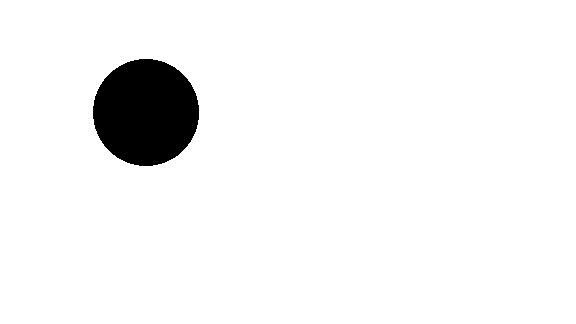
#> input picture motion1.jpg, 576 x 324 px, found by its file name; the run also reads 1 picture not shown here
$ python motion_horn_schunk_math.py
#> lines starting #> are read from the running program, lines starting #| are printed output that depends on the picture
#> further down, img1 is the input picture: shape (324, 576, 3); min 0, max 255, mean 242.8
import numpy as np
import imageio.v2 as imageio
import matplotlib.pyplot as plt

def horn_schunck(img1, img2, alpha=1.0, num_iter=100):
    """Horn-Schunck algorithm, pure numpy, for two grayscale images."""
#> called with alpha = 1, num_iter = 150
    img1 = img1.astype(np.float32)
    img2 = img2.astype(np.float32)

    fx = 0.25 * (np.roll(img1, -1, axis=1) - np.roll(img1, 1, axis=1) +
                 np.roll(img2, -1, axis=1) - np.roll(img2, 1, axis=1))
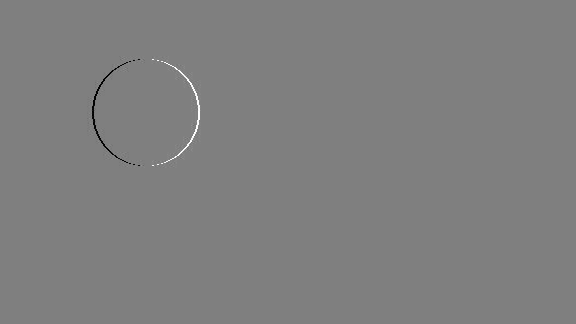
#> fx: shape (324, 576) float32; min -127.5, max 127.5, mean 0; drawn with min black and max white
    fy = 0.25 * (np.roll(img1, -1, axis=0) - np.roll(img1, 1, axis=0) +
                 np.roll(img2, -1, axis=0) - np.roll(img2, 1, axis=0))
    ft = 0.25 * (img2 - img1 +
                 np.roll(img2, -1, axis=1) - np.roll(img1, -1, axis=1) +
                 np.roll(img2, -1, axis=0) - np.roll(img1, -1, axis=0))
#> ft: shape (324, 576) float32; every value is 0

    u = np.zeros_like(img1)
    v = np.zeros_like(img1)

    for it in range(num_iter):
        u_avg = (
            np.roll(u, 1, axis=0) + np.roll(u, -1, axis=0) +
            np.roll(u, 1, axis=1) + np.roll(u, -1, axis=1)
        ) / 4.0
        v_avg = (
            np.roll(v, 1, axis=0) + np.roll(v, -1, axis=0) +
            np.roll(v, 1, axis=1) + np.roll(v, -1, axis=1)
        ) / 4.0

        der = fx * u_avg + fy * v_avg + ft
        denom = alpha**2 + fx**2 + fy**2
        u = u_avg - fx * der / denom
        v = v_avg - fy * der / denom
#> this loop made 150 passes
#> pass 1, in horn_schunck, `denom = alpha**2 + fx**2 + fy**2`:
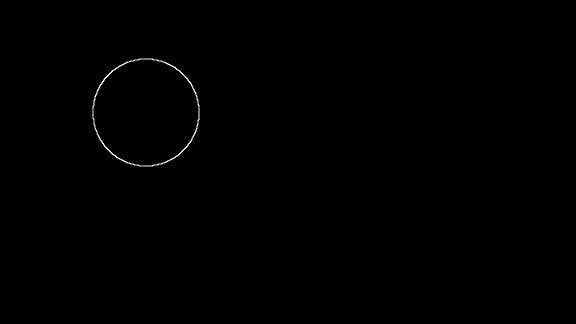
#> denom: shape (324, 576) float32; min 1, max 32513.5, mean 68.8; drawn with min black and max white

    return u, v

# Read and prepare images
img1 = imageio.imread('motion1.jpg')
img2 = imageio.imread('motion2.jpg')

if img1.ndim == 3:  # Convert to grayscale if needed
    img1 = np.dot(img1[...,:3], [0.299, 0.587, 0.114])
if img2.ndim == 3:
    img2 = np.dot(img2[...,:3], [0.299, 0.587, 0.114])

u, v = horn_schunck(img1, img2, alpha=1.0, num_iter=150)

flow_scale = 8  # Increase this to make arrows longer!

# ---- Choose the point to highlight (object location in motion1.png) ----
# Use the center of the image, or replace with your object's coordinate
object_y = img1.shape[0] // 2  # vertical index
#> object_y = 162
object_x = img1.shape[1] // 2  # horizontal index
#> object_x = 288

u_obj = u[object_y, object_x]
#> u_obj = 0
v_obj = v[object_y, object_x]
#> v_obj = 0

end_x = int(object_x + u_obj * flow_scale)
#> end_x = 288
end_y = int(object_y + v_obj * flow_scale)
#> end_y = 162

print(f"Object moves from ({object_x}, {object_y}) to ({end_x}, {end_y}) (scaled flow vector shown)")
#| Object moves from (288, 162) to (288, 162) (scaled flow vector shown)

# ---- Draw dense flow field, now with better visibility ----
plt.figure(figsize=(8,8))
plt.imshow(img2, cmap='gray')

step = 10
Y, X = np.mgrid[step//2:img1.shape[0]:step, step//2:img1.shape[1]:step]
plt.quiver(X, Y, u[Y,X]*flow_scale, v[Y,X]*flow_scale, color='lime', angles='xy', scale=1, scale_units='xy', width=0.004)
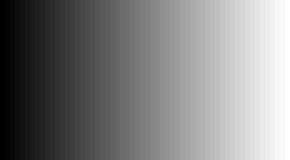
#> X: shape (32, 58) int64 (shown 5 times larger); min 5, max 575, mean 290; drawn with min black and max white

# ---- Draw the object's flow vector thick and red ----
plt.arrow(object_x, object_y, u_obj*flow_scale, v_obj*flow_scale,
          head_width=8, head_length=12, fc='red', ec='red', linewidth=3)

plt.scatter([object_x], [object_y], color='yellow', s=80, label='Object start')
plt.scatter([end_x], [end_y], color='red', s=80, label='Object end')
plt.legend(loc='upper right')
plt.title("Horn-Schunck optical flow\n(object arrow: yellow to red)")
plt.show()
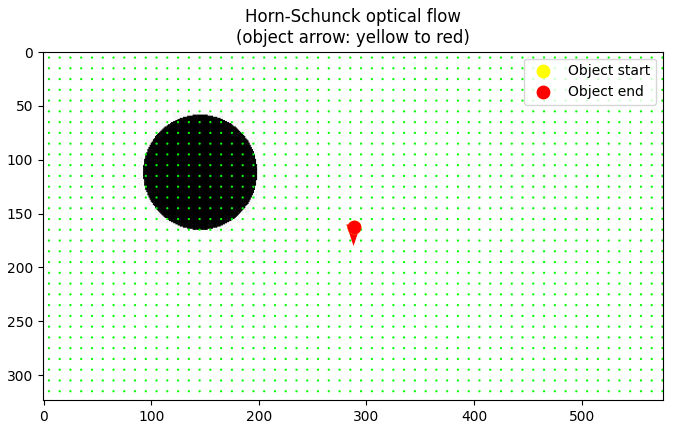
#> figure drawn by matplotlib, 1 panel
